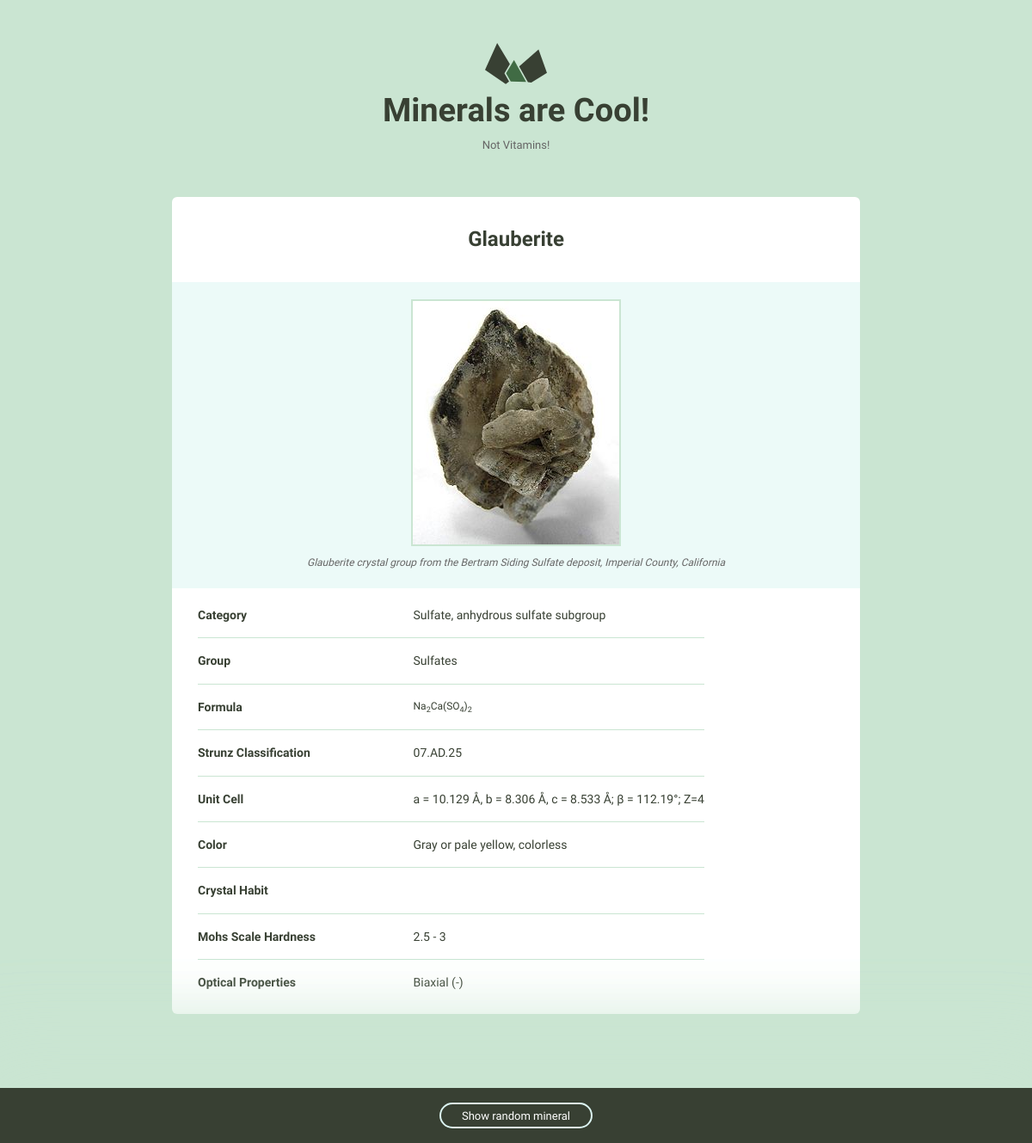
The page /random/ on the database its author committed.
### minerals/models.py (models this page shows, shortened)
class Mineral(models.Model):
    name = models.TextField() # in
    image_filename = models.TextField() # in
    image_caption = models.TextField() # in
    category = models.TextField() # in
    formula = models.TextField(blank=True) # in
    strunz_classification = models.TextField(blank=True) # in
    crystal_system = models.TextField(blank=True) # in
    unit_cell = models.TextField(blank=True) # in
    color = models.TextField(blank=True) # in
    crystal_symmetry = models.TextField(blank=True)
    cleavage = models.TextField(blank=True)
    mohs_scale_hardness = models.TextField(blank=True)
    luster = models.TextField(blank=True)
    streak = models.TextField(blank=True)
    diaphaneity = models.TextField(blank=True)
    optical_properties = models.TextField(blank=True)
    group = models.TextField() # in
    crystal_habit = models.TextField(blank=True)

### minerals/views.py (the view)
# urls.py: url(r'random/$', views.mineral_rando, name='random'),
def mineral_rando(request):
    random_pk = randint(0, Mineral.objects.count())
    mineral = get_object_or_404(Mineral, pk=random_pk)
    return render(request, 'minerals/mineral_detail.html',
                  {'mineral': mineral})

### minerals/templates/minerals/mineral_detail.html
{% extends "layout.html" %}
{% load static from staticfiles %}
{% block content %}
    <div class="grid-100 mineral__container">
      <h1 class="mineral__name">{{ mineral.name }}</h1>
      <div class="mineral__image-bg">
        <img class="mineral__image" src="{% static 'images/' %}{{ mineral.name }}.jpg">
        <p class="mineral__caption">{{ mineral.image_caption }}</p>
      </div>
      <div class="mineral__table-container">
        <table class="mineral__table">
          <tr>
            <td class="mineral__category">Category</td>
            <td>{{ mineral.category }}</td>
          </tr>
          <tr>
            <td class="mineral__category">Group</td>
            <td>{{ mineral.group }}</td>
          </tr>
          <tr>
            <td class="mineral__category">Formula</td>
            <td class="mineral__formula">{{ mineral.formula|safe }}</td>
          </tr>
          <tr>
            <td class="mineral__category">Strunz Classification</td>
            <td>{{ mineral.strunz_classification }}</td>
          </tr>
          <tr>
            <td class="mineral__category">Unit Cell</td>
            <td>{{ mineral.unit_cell }}</td>
          </tr>
          <tr>
            <td class="mineral__category">Color</td>
            <td>{{ mineral.color }}</td>
          </tr>
          <tr>
            <td class="mineral__category">Crystal Habit</td>
            <td>{{ mineral.crystal_habit }}</td>
          </tr>
          <tr>
            <td class="mineral__category">Mohs Scale Hardness</td>
            <td>{{ mineral.mohs_scale_hardness }}</td>
          </tr>
          <tr>
            <td class="mineral__category">Optical Properties</td>
            <td>{{ mineral.optical_properties }}</td>
          </tr>
        </table>
      </div>
    </div>
  </div>
  <div class="minerals__random">
    <a class="minerals__anchor" href="#">Show random mineral</a>
  </div>
{% endblock %}

### templates/layout.html (shortened to what this page needs)
{% load static from staticfiles %}
<!DOCTYPE html>
<html lang="en">
<head>
    <link rel="stylesheet" href="{% static 'css/global.css' %}">
</head>
<body>
<div class="site-container">
    <div class="bounds">
        <div class="grid-100">
          <a href="{% url 'minerals:list' %}">
            <h1 class="logo__name text-centered">Minerals are Cool!</h1>
          </a>
          <p class="logo__text text-centered">Not Vitamins!</p>
        </div>
            {% block content %}
            {% endblock %}
        </div>
    <div class="minerals__random">
        <a class="minerals__anchor" href="{% url 'minerals:random' %}">Show random mineral</a>
    </div>
</body>
</html>

### assets/css/global.css (style rules this page uses)
html { font-family: sans-serif; -ms-text-size-adjust: 100%; -webkit-text-size-adjust: 100%; }
body { margin: 0; }
a { background-color: transparent; }
h1 { font-size: 2em; margin: 0.67em 0; }
sub { font-size: 75%; line-height: 0; position: relative; vertical-align: baseline; bottom: -0.25em; }
img { border: 0; }
svg:not(:root) { overflow: hidden; }
table { border-collapse: collapse; border-spacing: 0; }
td, th { padding: 0; }
html { font-size: 62.5%; }
body { background-color: #CAE5D2; font-size: 1.5em; line-height: 1.6; font-weight: 400; font-family: "Cousine"; color: #666; }
.bounds { max-width: 800px; margin: 0 auto; padding: 50px 0 150px; overflow: hidden; }
.grid, .grid-5, .grid-10, .grid-15, .grid-20, .grid-25, .grid-30, .grid-33, .grid-35, .grid-40, .grid-45, .grid-50, .grid-55, .grid-60, .grid-65, .grid-66, .grid-70, .grid-75, .grid-80, .grid-90, .grid-95, .grid-100 { float: left; box-sizing: border-box; position: relative; }
.grid-100 { width: 100%; padding: 0 15px; }
h1, h2, h3, h4, h5, h6 { margin-top: 0; margin-bottom: 2rem; font-weight: bold; font-family: "Work Sans", sans-serif; color: #384033; }
h1 { font-size: 3.8rem; }
@media (min-width: 550px) { h1 { font-size: 3.8rem; } }
p { margin-top: 0; font-size: 1.6rem; }
a { color: #689b98; text-decoration: none; -webkit-transition: color 0.2s; -moz-transition: color 0.2s; -ms-transition: color 0.2s; -o-transition: color 0.2s; transition: color 0.2s; }
th, td { padding: 15px; text-align: left; border-bottom: 1px solid #e1e1e1; }
th:first-child, td:first-child { padding-left: 0; }
th:last-child, td:last-child { padding-right: 0; }
table, p, ul { margin-bottom: 2.5rem; }
.text-centered { text-align: center; }
.logo { display: block; fill: #384033; position: relative; margin: 0 auto; width: 72px; }
.logo__name { margin-bottom: 0; }
.logo__text { margin-bottom: 50px; font-size: 13px; }
.minerals__anchor { border: solid 2px #DCF5F2; border-radius: 100px; color: #384033; display: block; font-size: 13px; text-align: center; padding: 8px 0 7px 0; width: 100%; transition: background-color 200ms ease-in-out, font-weight 200ms ease-in-out, color 200ms ease-in-out; }
.minerals__random { background-color: #384033; box-shadow: 0 0 100px 50px #CAE5D2; color: #fff; padding: 20px 0 20px 0; position: fixed; bottom: 0; text-align: center; width: 100%; }
.minerals__random .minerals__anchor { display: inline; color: #fff; padding: 6px 24px 5px 24px; }
.mineral__container { background-color: #fff; border-radius: 6px; list-style: none; padding: 0; text-align: center; }
.mineral__name { display: block; width: 100%; margin: 0; font-size: 24px; padding: 30px 0 30px 0; }
.mineral__image { display: block; margin: 0 auto; border: solid 2px #CAE5D2; }
.mineral__image-bg { background-color: #ecfaf8; padding: 20px 0; }
.mineral__caption { font-size: 12px; font-style: italic; padding: 10px 0 0 0; margin: 0; }
.mineral__table { font-size: 14px; color: #384033; }
.mineral__table td { border-color: #CAE5D2; }
.mineral__table tr:last-of-type td { border-bottom: none; padding-bottom: 0; }
.mineral__table-container { padding: 5px 30px 0; }
.mineral__category { font-weight: bold; width: 40%; }
.mineral__formula { font-size: 12px; }

### rows shown on the page
Mineral: name "Glauberite", name (picture), image_caption "Glauberite crystal group from the Bertram Siding Sulfate deposit, Imperial County, California", category "Sulfate, anhydrous sulfate subgroup", group "Sulfates", formula "Na 2 Ca(SO 4 ) 2", strunz_classification "07.AD.25", unit_cell "a = 10.129 Å, b = 8.306 Å, c = 8.533 Å; β = 112.19°; Z=4", color "Gray or pale yellow, colorless", mohs_scale_hardness "2.5 - 3", optical_properties "Biaxial (-)"
